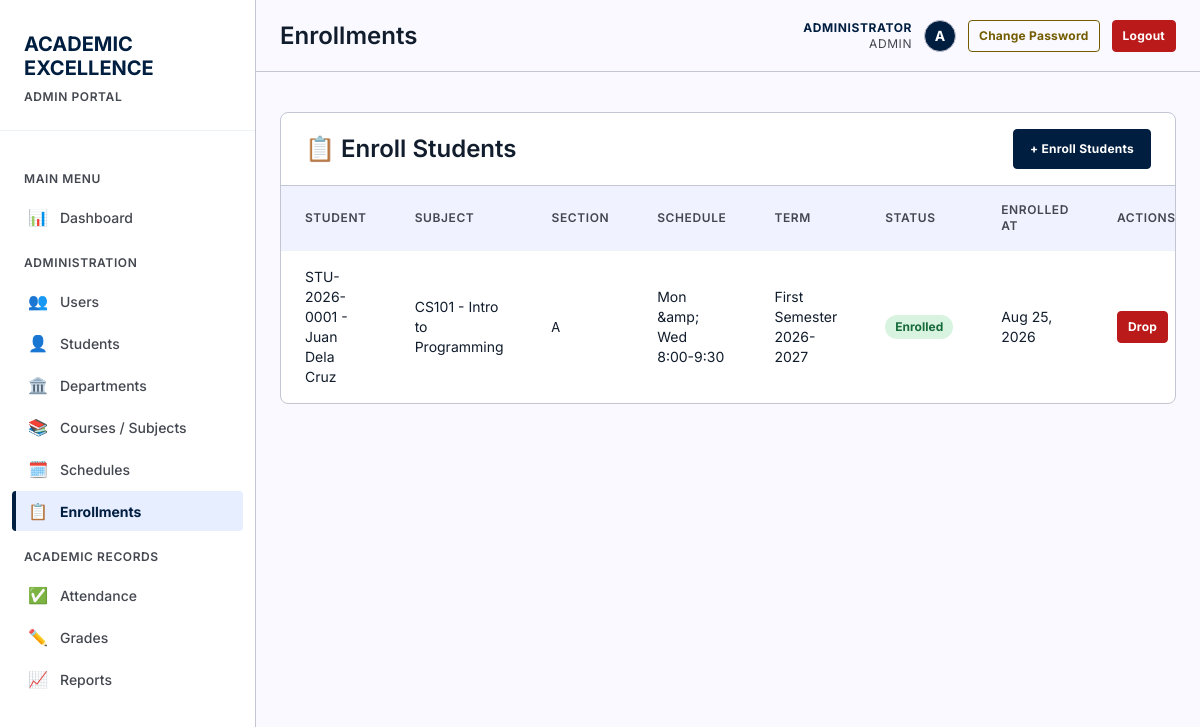
/pages/enrollments.php (signed in), run on the app's committed database.
### tables this page shows
CREATE TABLE "users" (
                    id INTEGER PRIMARY KEY AUTOINCREMENT,
                    username TEXT NOT NULL UNIQUE,
                    password TEXT NOT NULL,
                    full_name TEXT NOT NULL,
                    email TEXT UNIQUE,
                    role TEXT NOT NULL DEFAULT 'student' CHECK(role IN ('admin', 'instructor', 'student')),
                    is_active INTEGER NOT NULL DEFAULT 1 CHECK(is_active IN (0, 1)),
                    last_login_at DATETIME,
                    created_at DATETIME NOT NULL DEFAULT CURRENT_TIMESTAMP,
                    updated_at DATETIME NOT NULL DEFAULT CURRENT_TIMESTAMP
                );

CREATE TABLE enrollments (
            id INTEGER PRIMARY KEY AUTOINCREMENT,
            student_id INTEGER NOT NULL,
            section_id INTEGER NOT NULL,
            enrolled_at DATETIME NOT NULL DEFAULT CURRENT_TIMESTAMP,
            status TEXT NOT NULL DEFAULT 'Enrolled' CHECK(status IN ('Enrolled', 'Dropped', 'Completed', 'Withdrawn')),
            final_score REAL CHECK(final_score IS NULL OR final_score BETWEEN 0 AND 100),
            final_grade TEXT,
            remarks TEXT,
            UNIQUE(student_id, section_id),
            FOREIGN KEY (student_id) REFERENCES students(id) ON DELETE CASCADE,
            FOREIGN KEY (section_id) REFERENCES course_sections(id) ON DELETE CASCADE
        );

CREATE TABLE students (
        id INTEGER PRIMARY KEY AUTOINCREMENT,
        student_id TEXT UNIQUE NOT NULL,
        first_name TEXT NOT NULL,
        last_name TEXT NOT NULL,
        email TEXT,
        phone TEXT,
        date_of_birth DATE,
        gender TEXT CHECK(gender IN ('Male', 'Female', 'Other')),
        enrollment_date DATE DEFAULT CURRENT_DATE,
        status TEXT DEFAULT 'Active' CHECK(status IN ('Active', 'Inactive', 'Graduated')),
        created_at TIMESTAMP DEFAULT CURRENT_TIMESTAMP
    , user_id INTEGER REFERENCES users(id) ON DELETE SET NULL, program_id INTEGER REFERENCES programs(id) ON DELETE SET NULL, year_level INTEGER, expected_graduation_date DATE, updated_at DATETIME);

CREATE TABLE subjects (
        id INTEGER PRIMARY KEY AUTOINCREMENT,
        subject_code TEXT UNIQUE NOT NULL,
        subject_name TEXT NOT NULL,
        description TEXT,
        credits INTEGER DEFAULT 3,
        created_at TIMESTAMP DEFAULT CURRENT_TIMESTAMP
    , department_id INTEGER REFERENCES departments(id) ON DELETE SET NULL, course_level INTEGER, is_active INTEGER NOT NULL DEFAULT 1 CHECK(is_active IN (0, 1)), updated_at DATETIME);

CREATE TABLE course_sections (
            id INTEGER PRIMARY KEY AUTOINCREMENT,
            subject_id INTEGER NOT NULL,
            instructor_id INTEGER NOT NULL,
            term_id INTEGER NOT NULL,
            section_code TEXT NOT NULL,
            room TEXT,
            schedule TEXT,
            capacity INTEGER CHECK(capacity IS NULL OR capacity > 0),
            status TEXT NOT NULL DEFAULT 'Open' CHECK(status IN ('Open', 'Closed', 'Completed', 'Cancelled')),
            created_at DATETIME NOT NULL DEFAULT CURRENT_TIMESTAMP,
            updated_at DATETIME NOT NULL DEFAULT CURRENT_TIMESTAMP,
            UNIQUE(subject_id, term_id, section_code),
            FOREIGN KEY (subject_id) REFERENCES subjects(id) ON DELETE RESTRICT,
            FOREIGN KEY (instructor_id) REFERENCES instructors(id) ON DELETE RESTRICT,
            FOREIGN KEY (term_id) REFERENCES academic_terms(id) ON DELETE RESTRICT
        );

CREATE TABLE academic_terms (
            id INTEGER PRIMARY KEY AUTOINCREMENT,
            term_code TEXT NOT NULL UNIQUE,
            term_name TEXT NOT NULL,
            academic_year TEXT NOT NULL,
            start_date DATE NOT NULL,
            end_date DATE NOT NULL,
            is_current INTEGER NOT NULL DEFAULT 0 CHECK(is_current IN (0, 1)),
            created_at DATETIME NOT NULL DEFAULT CURRENT_TIMESTAMP,
            CHECK(end_date >= start_date)
        );

### includes/auth.php (called while the page is built, shortened)
<?php
function currentUser() {
    static $user = false;
    if ($user === false) {
        $db = getDB();
        $stmt = $db->prepare("SELECT * FROM users WHERE id = :id AND is_active = 1");
        $stmt->execute([':id' => (int) $_SESSION['user_id']]);
        $user = $stmt->fetch() ?: null;
    }
    return $user;
}
function isLoggedIn() {
    return currentUser() !== null;
}
function requireLogin() {
    if (!isLoggedIn()) {
        header('Location: ' . baseUrl() . 'login.php');
        exit();
    }
}
function requireRole(...$roles) {
    requireLogin();
    $user = currentUser();
}
function roleLabel($role) {
    return [
        'admin'      => 'Admin',
        'instructor' => 'Teacher',
        'student'    => 'Student'
    ][$role] ?? ucfirst((string) $role);
}

### includes/functions.php (called while the page is built, shortened)
<?php
require_once __DIR__ . '/auth.php';
function formatDate($date) {
    return date('M d, Y', strtotime($date));
}

### pages/enrollments.php (the view, shortened to what this page needs)
<?php
require_once '../includes/functions.php';
requireRole('admin');
$db = getDB();
$enrollments = $db->query("
    SELECT e.id, e.status, e.enrolled_at,
           st.student_id, st.first_name, st.last_name,
           sub.subject_code, sub.subject_name, cs.section_code, cs.schedule,
           t.term_name, t.academic_year
    FROM enrollments e
    JOIN students st ON e.student_id = st.id
    JOIN course_sections cs ON e.section_id = cs.id
    JOIN subjects sub ON cs.subject_id = sub.id
    JOIN academic_terms t ON cs.term_id = t.id
    ORDER BY e.enrolled_at DESC
")->fetchAll();
$pageTitle = 'Enrollments';
include '../includes/header.php';
?>
<main>
    <div class="card">
        <div class="card-header" style="display: flex; justify-content: space-between; align-items: center;">
            <h2>📋 Enroll Students</h2>
            <button class="btn btn-primary" onclick="document.getElementById('enrollModal').style.display='block'">+ Enroll Students</button>
        </div>
        <table>
            <thead>
                <tr>
                    <th>Student</th>
                    <th>Subject</th>
                    <th>Section</th>
                    <th>Schedule</th>
                    <th>Term</th>
                    <th>Status</th>
                    <th>Enrolled At</th>
                    <th>Actions</th>
                </tr>
            </thead>
            <tbody>
                <?php foreach ($enrollments as $enrollment): ?>
                <tr>
                    <td><?php echo htmlspecialchars($enrollment['student_id'] . ' - ' . $enrollment['first_name'] . ' ' . $enrollment['last_name']); ?></td>
                    <td><?php echo htmlspecialchars($enrollment['subject_code'] . ' - ' . $enrollment['subject_name']); ?></td>
                    <td><code><?php echo htmlspecialchars($enrollment['section_code']); ?></code></td>
                    <td><?php echo htmlspecialchars($enrollment['schedule'] ?? '—'); ?></td>
                    <td><?php echo htmlspecialchars($enrollment['term_name'] . ' ' . $enrollment['academic_year']); ?></td>
                    <td>
                        <span class="attendance-badge status-<?php echo $enrollment['status'] === 'Enrolled' ? 'present' : 'absent'; ?>">
                            <?php echo htmlspecialchars($enrollment['status']); ?>
                        </span>
                    </td>
                    <td><?php echo formatDate($enrollment['enrolled_at']); ?></td>
                    <td>
                        <?php if ($enrollment['status'] === 'Enrolled'): ?>
                        <form method="POST" style="display: inline;" onsubmit="return confirm('Drop this enrollment?')">
                            <button type="submit" class="btn btn-danger btn-sm">Drop</button>
                        </form>
                        <?php endif; ?>
                    </td>
                </tr>
                <?php endforeach; ?>
            </tbody>
        </table>
    </div>
</main>
<?php include '../includes/footer.php'; ?>

### includes/header.php (shortened to what this page needs)
<?php
require_once __DIR__ . '/functions.php';
$currentPage = basename($_SERVER['PHP_SELF'], '.php');
$assetPrefix = $currentPage === 'index' ? '' : '../';
$user = currentUser();
$role = $user['role'];
$fullName = $user['full_name'];
$roleLabel = roleLabel($role);
$avatarLetter = strtoupper(substr($fullName, 0, 1));
?>
<!DOCTYPE html>
<html lang="en">
<head>
    <link rel="stylesheet" href="<?php echo $assetPrefix; ?>assets/css/style.css">
</head>
<body>
    <aside class="sidebar">
        <div class="sidebar-header">
            <h1>
                <span class="red">ACADEMIC</span><br>
                <span class="white">EXCELLENCE</span>
            </h1>
            <span class="portal-label"><?php echo strtoupper($roleLabel); ?> PORTAL</span>
        </div>
        <nav class="sidebar-menu">
            <div class="menu-category">Main Menu</div>
            <a href="<?php echo $assetPrefix; ?>index.php" class="menu-item <?php echo $currentPage === 'index' ? 'active' : ''; ?>">
                <span class="icon">📊</span>
                Dashboard
            </a>
            <?php if ($role === 'admin'): ?>
                <div class="menu-category">Administration</div>
                <a href="<?php echo $assetPrefix; ?>pages/users.php" class="menu-item <?php echo $currentPage === 'users' ? 'active' : ''; ?>">
                    <span class="icon">👥</span>
                    Users
                </a>
                <a href="<?php echo $assetPrefix; ?>pages/students.php" class="menu-item <?php echo $currentPage === 'students' ? 'active' : ''; ?>">
                    <span class="icon">👤</span>
                    Students
                </a>
                <a href="<?php echo $assetPrefix; ?>pages/departments.php" class="menu-item <?php echo $currentPage === 'departments' ? 'active' : ''; ?>">
                    <span class="icon">🏛️</span>
                    Departments
                </a>
                <a href="<?php echo $assetPrefix; ?>pages/manage-subjects.php" class="menu-item <?php echo $currentPage === 'manage-subjects' ? 'active' : ''; ?>">
                    <span class="icon">📚</span>
                    Courses / Subjects
                </a>
                <a href="<?php echo $assetPrefix; ?>pages/schedules.php" class="menu-item <?php echo $currentPage === 'schedules' ? 'active' : ''; ?>">
                    <span class="icon">🗓️</span>
                    Schedules
                </a>
                <a href="<?php echo $assetPrefix; ?>pages/enrollments.php" class="menu-item <?php echo $currentPage === 'enrollments' ? 'active' : ''; ?>">
                    <span class="icon">📋</span>
                    Enrollments
                </a>
                <div class="menu-category">Academic Records</div>
                <a href="<?php echo $assetPrefix; ?>pages/attendance.php" class="menu-item <?php echo $currentPage === 'attendance' ? 'active' : ''; ?>">
                    <span class="icon">✅</span>
                    Attendance
                </a>
                <a href="<?php echo $assetPrefix; ?>pages/grades.php" class="menu-item <?php echo $currentPage === 'grades' ? 'active' : ''; ?>">
                    <span class="icon">✏️</span>
                    Grades
                </a>
                <a href="<?php echo $assetPrefix; ?>pages/reports.php" class="menu-item <?php echo $currentPage === 'reports' ? 'active' : ''; ?>">
                    <span class="icon">📈</span>
                    Reports
                </a>
            <?php endif; ?>
        </nav>
    </aside>
    <div class="main-content">
        <header class="top-header">
            <h1 class="page-title"><?php echo $pageTitle ?? 'Dashboard'; ?></h1>
            <div class="user-info">
                <div class="user-meta">
                    <span class="user-name"><?php echo htmlspecialchars($fullName); ?></span>
                    <span class="user-role"><?php echo $roleLabel; ?></span>
                </div>
                <div class="user-avatar"><?php echo $avatarLetter; ?></div>
                <a href="<?php echo $assetPrefix; ?>pages/change-password.php" class="btn btn-secondary btn-sm">Change Password</a>
                <a href="<?php echo $assetPrefix; ?>logout.php" class="btn btn-danger btn-sm">Logout</a>
            </div>
        </header>
        <div class="page-content">

### includes/footer.php (shortened to what this page needs)
        </div>
    </div>
</body>
</html>

### data on the page
users: role "ADMIN", full_name "ADMINISTRATOR", full_name "A"
enrollments: student.last_name "STU-2026-0001 - Juan Dela Cruz", subjects.subject_code+subject_name "CS101 - Intro to Programming", section.section_code "A", section.schedule "Mon &amp; Wed 8:00-9:30", academic_terms.term_name+academic_year "First Semester 2026-2027", status "Enrolled", enrolled_at "Aug 25, 2026"

### other printed values
$pageTitle "Enrollments"
